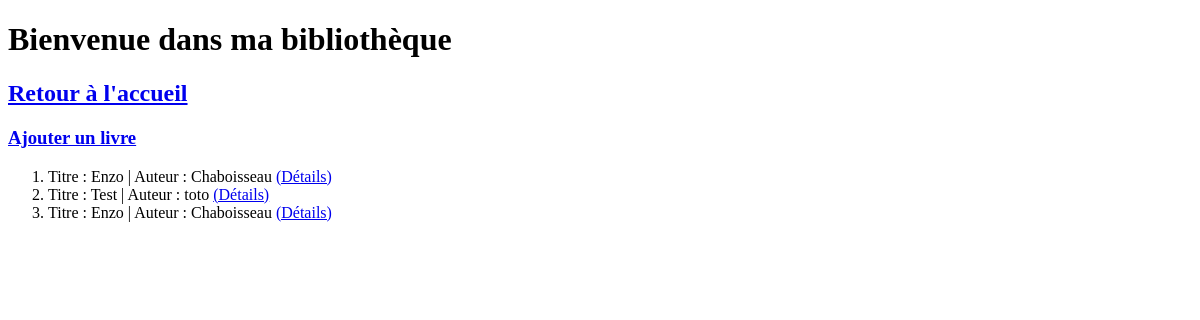
The page /livre/ on the database as committed earlier.
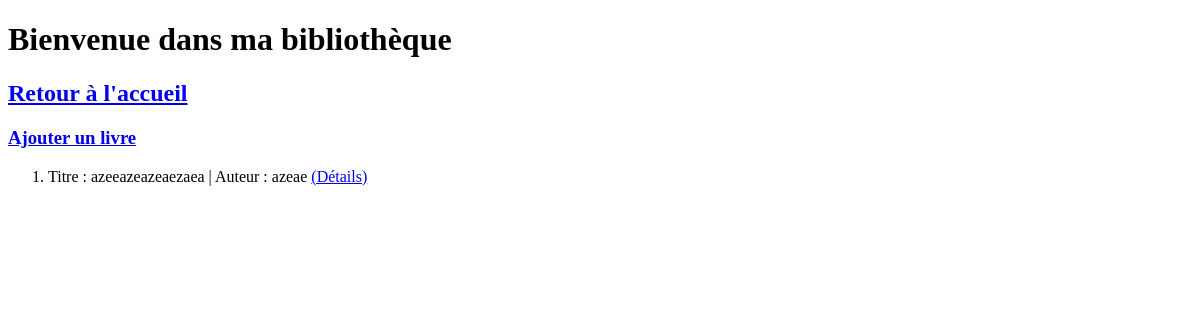
The same page on the database as committed later.
### livre/models.py (models this page shows, shortened)
class Livre(models.Model):
    titre = models.CharField(max_length=100)
    auteur = models.CharField(max_length = 100)
    bibliotheque = models.ForeignKey("Biblio", on_delete=models.CASCADE, null=True)
    nombres_pages = models.IntegerField(blank=False)
    resume = models.TextField(null = True, blank = True)
    def __str__(self):
        chaine = f"Titre : {self.titre} | Auteur : {self.auteur}"
        return chaine

### livre/views.py (the view)
# urls.py: path('',views.index),
def index(request):
    liste=list(models.Livre.objects.all())
    return render(request, "livre/index.html",{"livre": liste})

### livre/templates/livre/index.html (shortened to what this page needs)
<!DOCTYPE html>
<html lang="en">
<head>
</head>
<body>
<h1>Bienvenue dans ma bibliothèque</h1>
<h2><a href="/livre/accueil/">Retour à l'accueil</a></h2>
<h3><a href="/livre/formulaire/">Ajouter un livre</a></h3>
<ol>
  {% for l in livre %}
    <li> {{l}} <a href="/livre/affiche/{{l.id}}/">(Détails)</a></li>
  {% endfor %}
</ol>
</body>
</html>

Rows that differ between the two databases and show on the page:
removed Livre: titre+auteur "Titre : Enzo | Auteur : Chaboisseau"
removed Livre: titre+auteur "Titre : Test | Auteur : toto"
removed Livre: titre+auteur "Titre : Enzo | Auteur : Chaboisseau"
added Livre: titre+auteur "Titre : azeeazeazeaezaea | Auteur : azeae"
